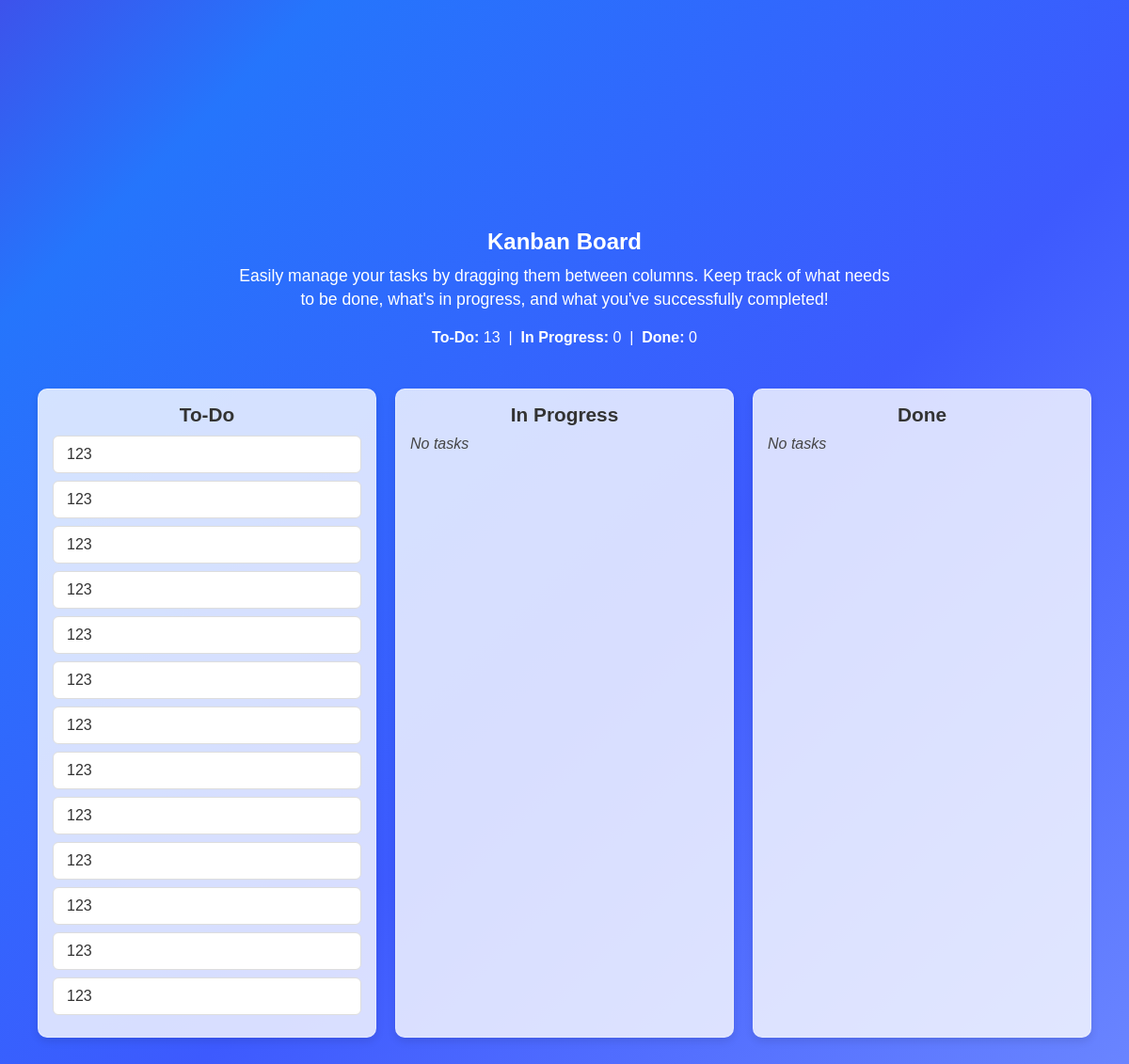
The page /kanban/ (signed in, lower part) on the database as committed earlier.
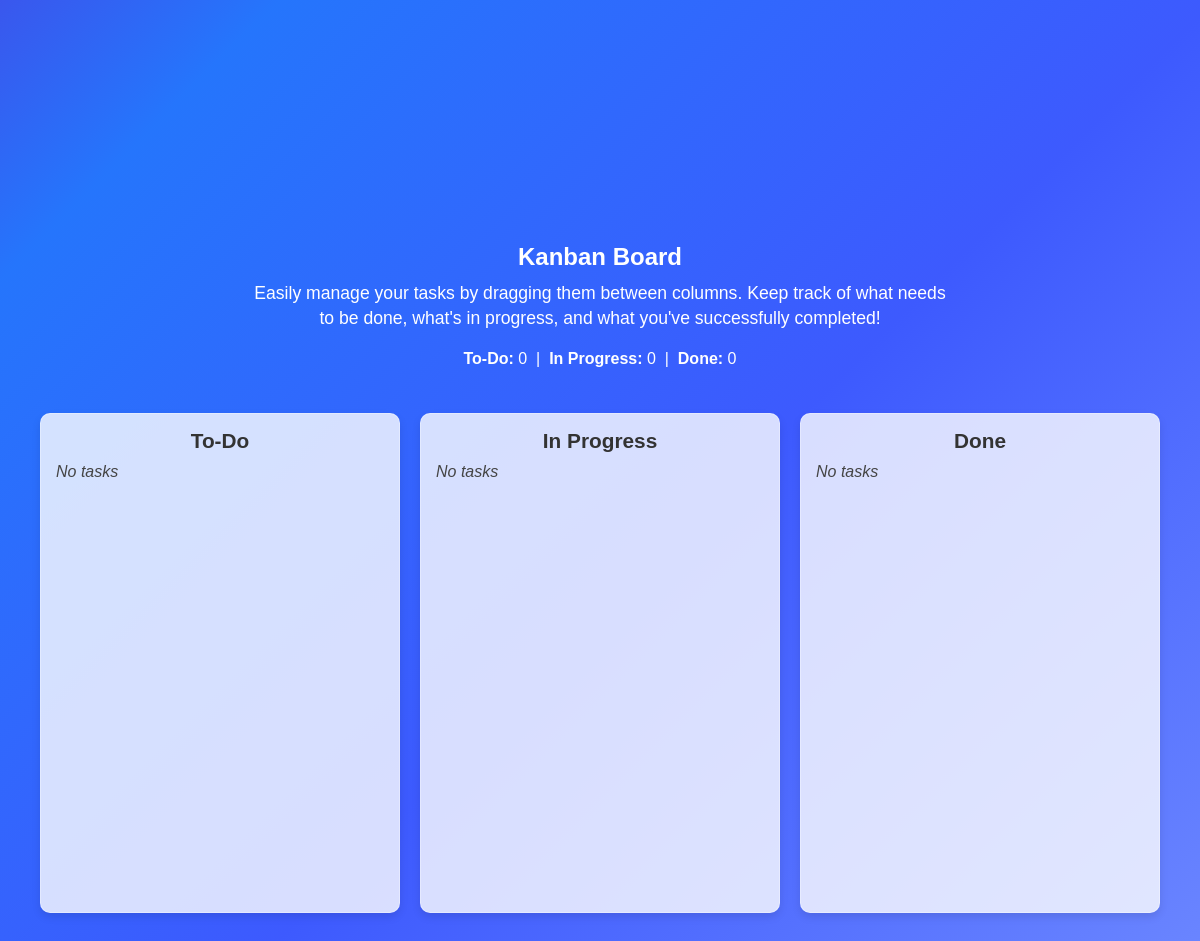
The same page on the database as committed later.
### todolist/models.py (models this page shows, shortened)
class Task(models.Model):
    user = models.ForeignKey(
        settings.AUTH_USER_MODEL,
        on_delete=models.CASCADE
    )
    todolist = models.ForeignKey(
        'ToDoList',
        null=True,
        blank=True,
        related_name='tasks',
        on_delete=models.CASCADE
    )
    parent = models.ForeignKey(
        'self',
        null=True,
        blank=True,
        related_name='subtasks',
        on_delete=models.CASCADE
    )
    title = models.CharField(max_length=200)
    detail = models.TextField(blank=True, null=True)  # Detailed field for task description
    is_completed = models.BooleanField(default=False)
    status = models.CharField(
        max_length=20,
        choices=STATUS_CHOICES,
        default='todo'
    )
    tags = models.CharField(max_length=200, blank=True, null=True)
    completed_at = models.DateTimeField(blank=True, null=True)
    created_at = models.DateTimeField(auto_now_add=True)

### todolist/views.py (the view)
# urls.py: path('kanban/', views.kanban_view, name='kanban_view'),
@login_required
def kanban_view(request):
    tasks_todo = Task.objects.filter(user=request.user, status='todo')
    tasks_in_progress = Task.objects.filter(user=request.user, status='in_progress')
    tasks_done = Task.objects.filter(user=request.user, status='done')
    context = {
        'tasks_todo': tasks_todo,
        'tasks_in_progress': tasks_in_progress,
        'tasks_done': tasks_done,
    }
    return render(request, 'kanban.html', context)

### todolist/templates/kanban.html (shortened to what this page needs)
<!DOCTYPE html>
<html lang="en">
<head>
</head>
<body class="{% if request.session.theme %}{{ request.session.theme }}{% else %}gradient{% endif %}">
    {% include 'header.html' %}
    <div class="main-content">
        <h2 style="text-align: center; color: #fff; margin-bottom: 10px;">Kanban Board</h2>
        <p class="kanban-intro">
            Easily manage your tasks by dragging them between columns. Keep track of what needs
            to be done, what's in progress, and what you've successfully completed!
        </p>
        <div class="task-count">
            <strong>To-Do:</strong> {{ tasks_todo.count }} &nbsp;|&nbsp;
            <strong>In Progress:</strong> {{ tasks_in_progress.count }} &nbsp;|&nbsp;
            <strong>Done:</strong> {{ tasks_done.count }}
        </div>
        <div class="board-container">
            <div class="column" id="todo" ondragover="allowDrop(event)" ondrop="dropTask(event)">
                <h3>To-Do</h3>
                {% for task in tasks_todo %}
                    <div class="task" draggable="true" id="task-{{ task.id }}" ondragstart="dragTask(event)">
                        {{ task.title }}
                    </div>
                {% empty %}
                    <p style="color: #444; font-style: italic;">No tasks</p>
                {% endfor %}
            </div>
            <div class="column" id="in_progress" ondragover="allowDrop(event)" ondrop="dropTask(event)">
                <h3>In Progress</h3>
                {% for task in tasks_in_progress %}
                    <div class="task" draggable="true" id="task-{{ task.id }}" ondragstart="dragTask(event)">
                        {{ task.title }}
                    </div>
                {% empty %}
                    <p style="color: #444; font-style: italic;">No tasks</p>
                {% endfor %}
            </div>
            <div class="column" id="done" ondragover="allowDrop(event)" ondrop="dropTask(event)">
                <h3>Done</h3>
                {% for task in tasks_done %}
                    <div class="task" draggable="true" id="task-{{ task.id }}" ondragstart="dragTask(event)">
                        {{ task.title }}
                    </div>
                {% empty %}
                    <p style="color: #444; font-style: italic;">No tasks</p>
                {% endfor %}
            </div>
        </div>
    </div>
</body>
</html>

### todolist/templates/header.html (shortened to what this page needs)
<!DOCTYPE html>
<html lang="en">
<head>
</head>
<body class="{% if request.session.theme %}{{ request.session.theme }}{% else %}gradient{% endif %}">
    <div class="main-content">
    </div>
</body>
</html>

### todolist/templates/kanban.html (style rules this page uses)
.main-content { margin-top: 80px; padding: 20px; min-height: calc(100vh - 80px); }
.board-container { display: flex; gap: 20px; margin: 0 auto; max-width: 1200px; padding: 20px; }
.column { flex: 1; background: rgba(255, 255, 255, 0.8); padding: 15px; border-radius: 10px; border: 1px solid rgba(255, 255, 255, 0.3); box-shadow: 0 4px 8px rgba(0,0,0,0.1); min-height: 500px; transition: transform 0.2s; position: relative; }
.column h3 { text-align: center; margin-bottom: 10px; font-size: 1.3rem; color: #333; }
.task-count { text-align: center; margin: 15px 0 25px; font-size: 1rem; color: #fff; }
.kanban-intro { text-align: center; max-width: 700px; margin: 0 auto 20px; font-size: 1.1rem; color: #fff; line-height: 1.4; }

### todolist/templates/header.html (style rules this page uses)
* { margin: 0; padding: 0; box-sizing: border-box; }
body { font-family: Arial, sans-serif; overflow-x: hidden; }
.gradient { background: linear-gradient(135deg, #6a11cb, #2575fc, #3d5afe, #6a85ff); color: #fff; }
.main-content { margin-top: 80px; padding: 20px; }

Rows that differ between the two databases and show on the page:
removed Task: title "123"
removed Task: title "123"
removed Task: title "123"
removed Task: title "123"
removed Task: title "123"
removed Task: title "123"
removed Task: title "123"
removed Task: title "123"
removed Task: title "123"
removed Task: title "123"
removed Task: title "123"
removed Task: title "123"
removed Task: title "123"
Other text that changed with them:
{{ tasks_todo.count }}: "13" → "0"
text now shown: "No tasks"
